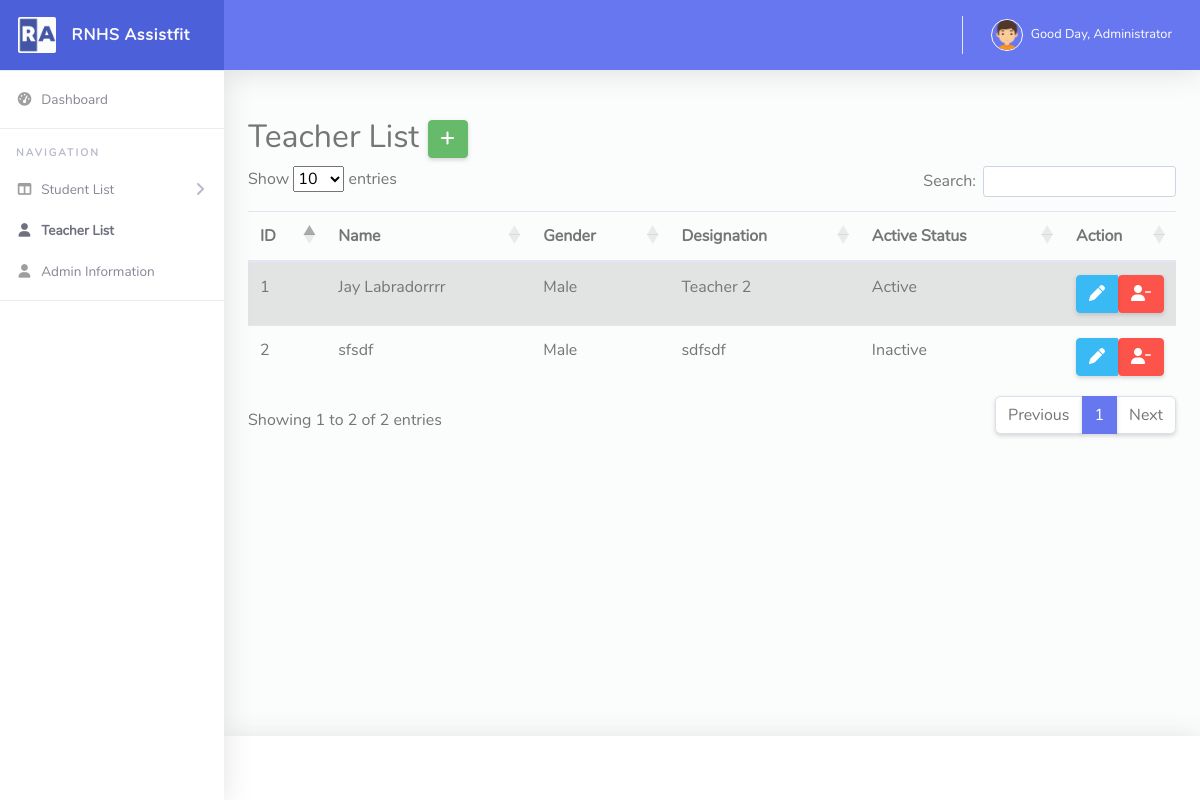
The app's page /admin/admin_teacherlist.php (signed in) with its own data.
### tables this page shows
CREATE TABLE `teachers` (
  `teacher_id` int(11) NOT NULL,
  `teacher_name` text NOT NULL,
  `teacher_gender` text NOT NULL,
  `teacher_designation` text NOT NULL,
  `teacher_username` text NOT NULL,
  `teacher_password` text NOT NULL,
  `teacher_status` int(11) NOT NULL DEFAULT 1
);

### admin/admin_teacherlist.php (the view, shortened to what this page needs)
<?php
require_once("../conn.php");
$generateList = mysqli_query($conn, "SELECT * FROM teachers ORDER BY teacher_id ASC ");
?>
<!DOCTYPE html>
<html lang="en">
<head>
  <link href="../vendor/fontawesome-free/css/all.min.css" rel="stylesheet" type="text/css">
  <link href="../vendor/bootstrap/css/bootstrap.min.css" rel="stylesheet" type="text/css">
  <link href="../css/ruang-admin.min.css" rel="stylesheet">
  <link rel="stylesheet" href="https://cdn.datatables.net/1.13.5/css/dataTables.bootstrap5.min.css">
  <link rel="stylesheet" href="https://cdnjs.cloudflare.com/ajax/libs/font-awesome/6.5.1/css/all.min.css" />
</head>
<body id="page-top">
  <div id="wrapper">
    <ul class="navbar-nav sidebar sidebar-light accordion" id="accordionSidebar">
       <a class="sidebar-brand d-flex align-items-center justify-content-center" href="admin_index.php">
        <div class="sidebar-brand-icon">
          <img src="../img/logo/logo2.png">
        </div>
        <div class="sidebar-brand-text mx-3">RNHS Assistfit</div>
      </a>
      <hr class="sidebar-divider my-0">
      <li class="nav-item">
        <a class="nav-link " href="admin_index.php">
          <i class="fas fa-fw fa-tachometer-alt"></i>
          <span>Dashboard</span></a>
        </li>
        <hr class="sidebar-divider">
        <div class="sidebar-heading">
          Navigation
        </div>
        <li class="nav-item ">
          <a class="nav-link collapsed" href="#" data-toggle="collapse" data-target="#collapsePage" aria-expanded="true"
          aria-controls="collapsePage">
          <i class="fas fa-fw fa-columns"></i>
          <span>Student List</span>
        </a>
        </li>
        <li class="nav-item active">
          <a class="nav-link " href="admin_teacherlist.php">
            <i class="fas fa-fw fa-user"></i>
            <span>Teacher List</span></a>
          </li>
          <li class="nav-item">
            <a class="nav-link " href="admin_account.php">
              <i class="fas fa-fw fa-user"></i>
              <span>Admin Information</span></a>
            </li>
            <hr class="sidebar-divider">
          </ul>
          <div id="content-wrapper" class="d-flex flex-column">
            <div id="content">
              <nav class="navbar navbar-expand navbar-light bg-navbar topbar mb-4 static-top">
                <ul class="navbar-nav ml-auto">
                  <li class="nav-item dropdown no-arrow">
                    <a class="nav-link dropdown-toggle" href="#" id="userDropdown" role="button" data-toggle="dropdown"
                    aria-haspopup="true" aria-expanded="false">
                    <img class="img-profile rounded-circle" src="../img/boy.png" style="max-width: 60px">
                    <span class="ml-2 d-none d-lg-inline text-white small">Good Day, Administrator</span>
                  </a>
                </li>
              </ul>
            </nav>
            <div class="container-fluid" id="container-wrapper">
              <div class="d-sm-flex align-items-center justify-content-between mb-4">
              </div>
              <h2>Teacher List <button type="button" class="btn btn-success" data-toggle="modal" data-target="#exampleModalLong" id="#modalLong" data-placement="top" title="Register New Student"> <i class="fa-solid fa-plus"></i></button></h2>
              <table id="studentList" class="table table-striped" style="width:100%">
                <thead>
                  <tr>
                    <th>ID</th>
                    <th>Name</th>
                    <th>Gender</th>
                    <th>Designation</th>
                    <th>Active Status</th>
                    <th>Action</th>
                  </tr>
                </thead>
                <tbody>
                  <?php
                  if ($generateList)
                  {
                    while ($row = mysqli_fetch_array($generateList))
                    {
                      ?>
                      <tr>
                        <td><?= $row['teacher_id'] ?></td>
                        <td><?= $row['teacher_name'] ?></td>
                        <td><?= $row['teacher_gender'] ?></td>
                        <td><?= $row['teacher_designation']?></td>
                        <td><?php if($row['teacher_status'] == '1'){ echo "Active";
                      } else { echo "Inactive";}
                    ?></td>
                    <td class="text-center" width="10%">
                      <div class="btn-group" role="group" aria-label="Basic example">
                        <button type="button" data-toggle="modal" data-target="#editModal<?=$row['teacher_id'];?>" id="#editModal<?=$row['teacher_id'];?>" class="btn btn-info" data-toggle="tooltip" data-placement="top" title="Edit Teacher Data"><i class="fa-solid fa-pen"></i></button>
                      <form method="POST" action="process_update.php">
                        <button type="submit" name="inactive_teacher" class="btn btn-danger" data-toggle="tooltip" data-placement="top" title="Mark as Inactive" onclick="javascript:return confirm('Are you sure you want to mark this user as inactive? Only the Administrator can reverse this action.')"><i class="fa-solid fa-user-minus"></i></button>
                      </form>
                      <?php
                    }
                    ?>
                  </div>
                </div>
              </td>
            </tr>
            <?php
          }
          else
          {
            echo 'Error' . mysqli_error($conn);
          }
          ?>
        </tbody>
      </table>
    </div>
  </div>
<footer class="sticky-footer bg-white">
</footer>
</div>
</div>
</body>
</html>

### records on screen
teachers: teacher_id "1", teacher_name "Jay Labradorrrr", teacher_gender "Male", teacher_designation "Teacher 2", teacher_status "Active"
teachers: teacher_id "2", teacher_name "sfsdf", teacher_gender "Male", teacher_designation "sdfsdf", teacher_status "Inactive"
